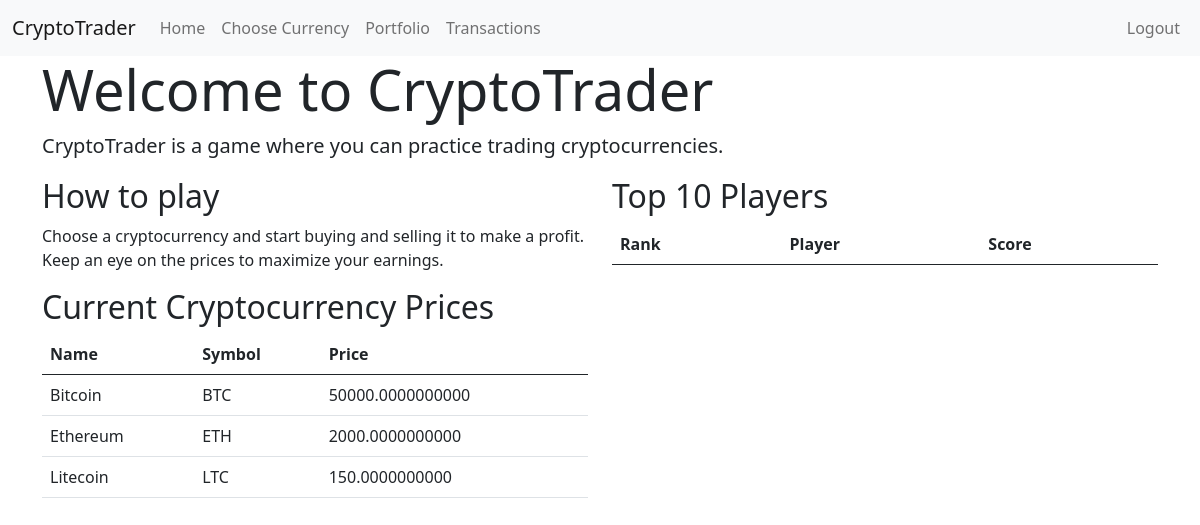
The app's page / (signed in) with its own data.
### game/models.py (models this page shows, shortened)
class CryptoCurrency(models.Model):
    name = models.CharField(max_length=50)
    symbol = models.CharField(max_length=10)
    value = models.DecimalField(max_digits=20, decimal_places=10)
    price = models.DecimalField(max_digits=20, decimal_places=10)

### game/views.py (the view)
# urls.py: 2. Add a URL to urlpatterns:  path('', views.home, name='home')
def home(request):
    currencies = CryptoCurrency.objects.all()
    scoreboard = ScoreboardEntry.objects.order_by('-score')[:10]
    context = {'currencies': currencies, 'scoreboard': scoreboard}
    return render(request, 'game/home.html', context)

### game/templates/game/home.html (shortened to what this page needs)
{% extends 'game/base.html' %}
{% block content %}
    <div class="jumbotron">
        <h1 class="display-4">Welcome to CryptoTrader</h1>
        <p class="lead">CryptoTrader is a game where you can practice trading cryptocurrencies.</p>
    </div>
    <div class="row">
        <div class="col-md-6">
            <h2>How to play</h2>
            <p>Choose a cryptocurrency and start buying and selling it to make a profit. Keep an eye on the prices to
                maximize your earnings.</p>
            <h2>Current Cryptocurrency Prices</h2>
            <table class="table">
                <thead>
                <tr>
                    <th>Name</th>
                    <th>Symbol</th>
                    <th>Price</th>
                </tr>
                </thead>
                <tbody id="currency-table-body">
                {% for currency in currencies %}
                    <tr>
                        <td>{{ currency.name }}</td>
                        <td>{{ currency.symbol }}</td>
                        <td class="currency-price">{{ currency.price }}</td>
                    </tr>
                {% endfor %}
                </tbody>
            </table>
        </div>
        <div class="col-md-6">
            <h2>Top 10 Players</h2>
            <table class="table">
                <thead>
                <tr>
                    <th>Rank</th>
                    <th>Player</th>
                    <th>Score</th>
                </tr>
                </thead>
            </table>
        </div>
    </div>
{% endblock %}

### records on screen
CryptoCurrency: name "Bitcoin", symbol "BTC", price "50000.0000000000"
CryptoCurrency: name "Ethereum", symbol "ETH", price "2000.0000000000"
CryptoCurrency: name "Litecoin", symbol "LTC", price "150.0000000000"
